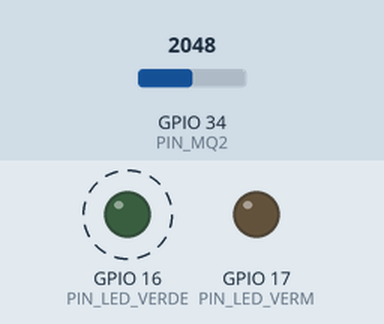
Recording of a sketch running on a simulated ESP32. Shown: output pins drawn as LEDs (lit = HIGH). Dashed ring = blinking. The test bench sets the inputs (shaded band); at power-on: GPIO 34 (PIN_MQ2) = 2048. What the sketch prints to the serial monitor is not drawn.

Above: at 1.27 s.
1.3 s: GPIO 34 (PIN_MQ2) set to 1045
4.3 s: GPIO 34 (PIN_MQ2) set to 955
Timing chart, 0 to 13.3 s (numbered marks = the images above; inputs shaded):
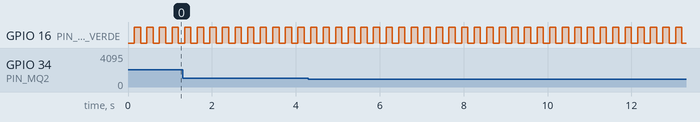

The sketch:

GuardGas.ino
```cpp
const int PIN_MQ2       = 34;
const int PIN_LED_VERDE = 16;
const int PIN_LED_VERM  = 17;
const int PIN_BUZZER    = 25;
const int PIN_BOTAO     = 32;

const bool USAR_BUZZER = false;
const bool USAR_BOTAO  = false;

// ---------------- Limiares (CALIBRAR) ----------------
const int TH_ATENCAO_UP   = 1500;
const int TH_ATENCAO_DOWN = 1200;   // histerese
const int TH_ALARME_UP    = 2400;

const unsigned long TEMPO_AQUECIMENTO_MS = 60000;
const unsigned long INTERVALO_LEITURA_MS = 200;
const unsigned long INTERVALO_PRINT_MS   = 2000;
const int AMOSTRAS_MEDIA = 10;
const int N_CONFIRMA     = 5;     // leituras seguidas para mudar de estado
const int FALHA_MIN = 20, FALHA_MAX = 4080, N_FALHA = 25;

// ---------------- Estado ----------------
enum Estado { AQUECENDO, NORMAL, ATENCAO, ALARME, FALHA };
Estado estado = AQUECENDO;

int  buf[AMOSTRAS_MEDIA];
int  idx = 0, qtd = 0;
long soma = 0;
int  contConfirma = 0, contFalha = 0;
unsigned long tLeitura = 0, tPrint = 0;

const char* nomeEstado(Estado e) {
  static const char* nomes[] = {"AQUECENDO", "NORMAL", "ATENCAO", "ALARME", "FALHA"};
  return nomes[e];
}

const char* aviso(Estado e) {
  switch (e) {
    case AQUECENDO: return "Sensor aquecendo. Aguarde.";
    case NORMAL:    return "Ar normal.";
    case ATENCAO:   return "Gas detectado em nivel baixo. Verifique o ambiente.";
    case ALARME:    return "NIVEL PERIGOSO DE GAS! Ventile o local e afaste fontes de ignicao.";
    case FALHA:     return "Leitura invalida. Verifique fiacao e alimentacao do MQ-2.";
  }
  return "";
}

// ---------------- Leitura com média móvel ----------------
int lerSensor() {
  int v = analogRead(PIN_MQ2);
  soma += v - buf[idx];
  buf[idx] = v;
  idx = (idx + 1) % AMOSTRAS_MEDIA;
  if (qtd < AMOSTRAS_MEDIA) qtd++;
  return soma / qtd;
}

bool botaoPressionado() {
  return USAR_BOTAO && digitalRead(PIN_BOTAO) == LOW;
}

// ---------------- Mudança de estado (com aviso) ----------------
void mudarEstado(Estado novo, int leitura) {
  Serial.printf("\n>>> %s -> %s (leitura=%d)\n    %s\n\n",
                nomeEstado(estado), nomeEstado(novo), leitura, aviso(novo));
  estado = novo;
  contConfirma = 0;
}

// Estado que a leitura atual está pedindo
Estado estadoDesejado(int leitura) {
  switch (estado) {
    case NORMAL:
      if (leitura > TH_ALARME_UP)  return ALARME;
      if (leitura > TH_ATENCAO_UP) return ATENCAO;
      return NORMAL;
    case ATENCAO:
      if (leitura > TH_ALARME_UP)         return ALARME;
      if (leitura < TH_ATENCAO_DOWN)      return NORMAL;
      return ATENCAO;
    case ALARME:
      // Com botão: só sai com ar limpo + botão. Sem botão: sai sozinho.
      if (leitura < TH_ATENCAO_DOWN && (!USAR_BOTAO || botaoPressionado())) return NORMAL;
      return ALARME;
    default:
      return estado;
  }
}

void atualizarEstado(int leitura) {
  // Leitura impossível por muito tempo = FALHA
  if (leitura <= FALHA_MIN || leitura >= FALHA_MAX) {
    if (contFalha < N_FALHA) contFalha++;
    if (contFalha >= N_FALHA && estado != FALHA && estado != ALARME) mudarEstado(FALHA, leitura);
    return;
  }
  contFalha = 0;

  if (estado == FALHA) {
    mudarEstado(millis() < TEMPO_AQUECIMENTO_MS ? AQUECENDO : NORMAL, leitura);
    return;
  }
  if (estado == AQUECENDO) {
    if (millis() >= TEMPO_AQUECIMENTO_MS) mudarEstado(NORMAL, leitura);
    return;
  }

  // Só muda depois de N_CONFIRMA leituras seguidas pedindo a mesma mudança
  Estado d = estadoDesejado(leitura);
  contConfirma = (d != estado) ? contConfirma + 1 : 0;
  if (contConfirma >= N_CONFIRMA) mudarEstado(d, leitura);
}

// ---------------- LEDs e buzzer ----------------
void atualizarSaidas() {
  bool piscaRapido = (millis() / 150) % 2;
  bool piscaLento  = (millis() / 500) % 2;
  bool verde = false, vermelho = false, buzzer = false;

  switch (estado) {
    case AQUECENDO: verde = piscaRapido;                        break;
    case NORMAL:    verde = true;                               break;
    case ATENCAO:   vermelho = piscaLento;                      break;
    case ALARME:    vermelho = true; buzzer = true;             break;
    case FALHA:     verde = piscaLento; vermelho = !piscaLento; break;
  }

  digitalWrite(PIN_LED_VERDE, verde);
  digitalWrite(PIN_LED_VERM, vermelho);
  if (USAR_BUZZER) digitalWrite(PIN_BUZZER, buzzer);
}

// ---------------- Linha de status periódica ----------------
void imprimirStatus(int leitura) {
  if (estado == AQUECENDO) {
    Serial.printf("[%s] leitura=%4d  faltam %lu s\n", nomeEstado(estado), leitura,
                  (TEMPO_AQUECIMENTO_MS - millis()) / 1000);
  } else {
    Serial.printf("[%s] leitura=%4d\n", nomeEstado(estado), leitura);
  }
}

// ---------------- Setup / Loop ----------------
void setup() {
  Serial.begin(115200);
  pinMode(PIN_LED_VERDE, OUTPUT);
  pinMode(PIN_LED_VERM, OUTPUT);
  if (USAR_BUZZER) { pinMode(PIN_BUZZER, OUTPUT); digitalWrite(PIN_BUZZER, LOW); }
  if (USAR_BOTAO)  pinMode(PIN_BOTAO, INPUT_PULLUP);
  analogSetPinAttenuation(PIN_MQ2, ADC_11db);
  Serial.println("\n[GuardGas] Protótipo iniciado.");
  Serial.println(aviso(AQUECENDO));
}

void loop() {
  unsigned long agora = millis();
  if (agora - tLeitura >= INTERVALO_LEITURA_MS) {
    tLeitura = agora;
    int leitura = lerSensor();
    atualizarEstado(leitura);
    if (agora - tPrint >= INTERVALO_PRINT_MS) {
      tPrint = agora;
      imprimirStatus(leitura);
    }
  }
  atualizarSaidas();
}
```

Measured:
- by itself, GPIO 16 (PIN_LED_VERDE): alternates HIGH for 0.15 s and LOW for 0.15 s
